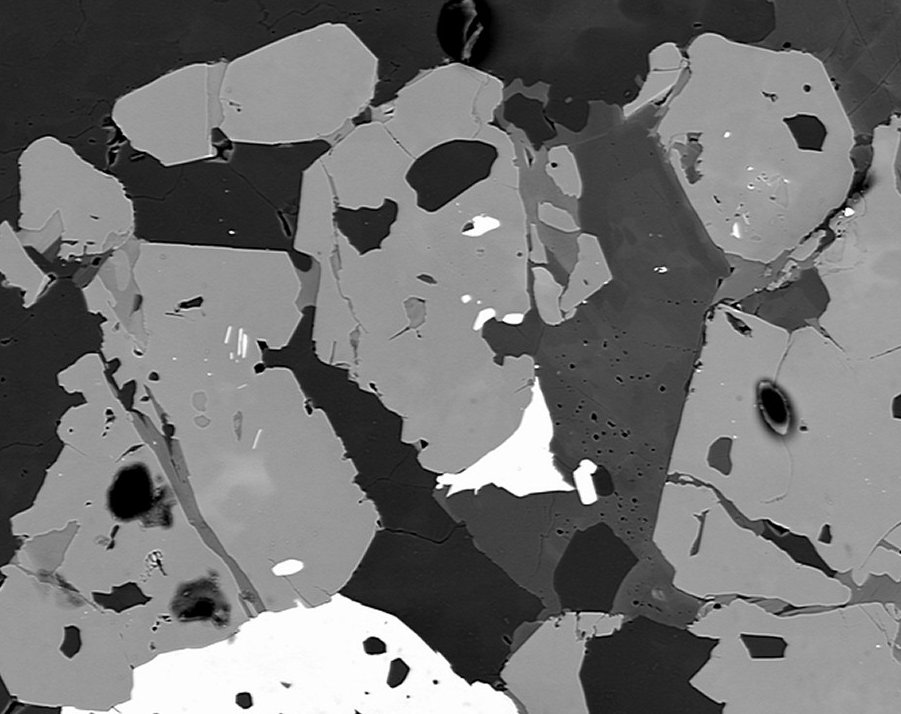
#> input picture BSE.jpg, 901 x 714 px
$ python 'Auto-segmentation using Multi-Otsu.py'
#> lines starting #> are read from the running program, lines starting #| are printed output that depends on the picture
# -*- coding: utf-8 -*-
"""
Created on Fri Jul 16 18:45:36 2021

@author: abc
"""

import matplotlib.pyplot as plt
import numpy as np

from skimage import data, io, img_as_ubyte
from skimage.filters import threshold_multiotsu

#Read an image
image = io.imread("BSE.jpg")
#> image is the input picture: shape (714, 901); min 0, max 255, mean 114.8

#show our image
plt.imshow(image, cmap="gray")

#Apply Multi-Otsu filter
thresholds = threshold_multiotsu(image, classes=5)
#> thresholds = [51, 90, 133, 202]

#Let's segment our thresholds into multiple classes using digitize function of numpy
regions = np.digitize(image, bins=thresholds)
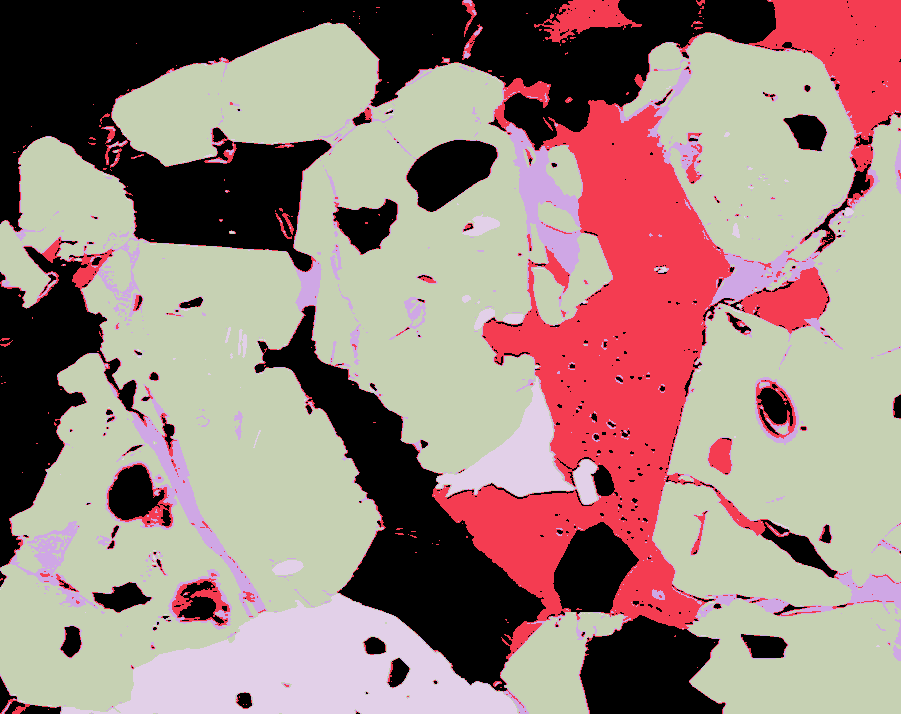
#> regions: shape (714, 901) int64; 5 distinct labels, from 0 to 4; one colour per label, 0 black

#Let's convert our image from int64 to int8
output = img_as_ubyte(regions)
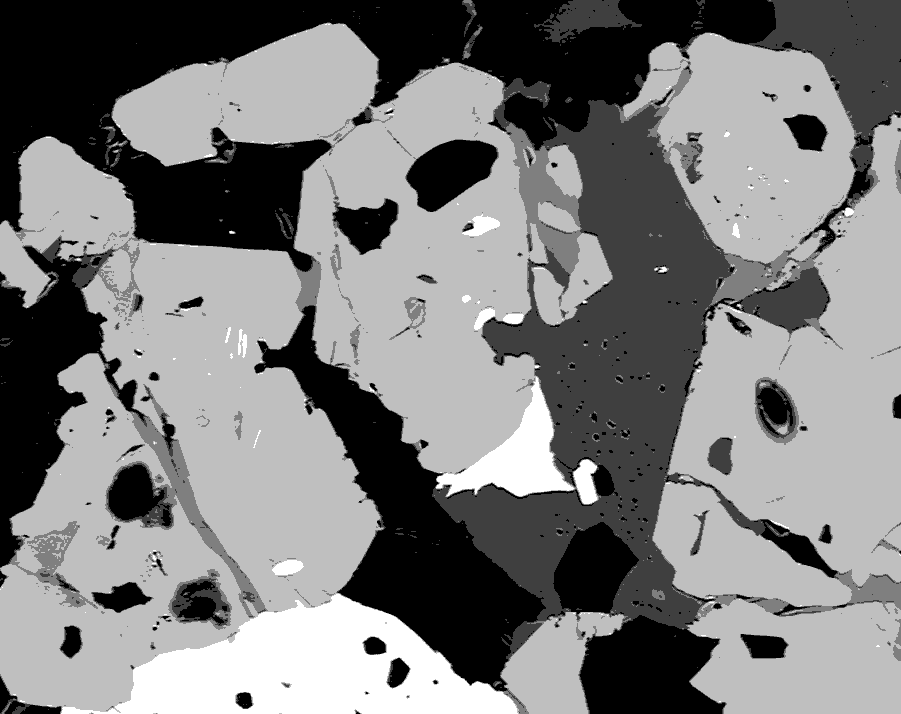
#> output: shape (714, 901); min 0, max 4, mean 1.96; drawn with min black and max white

#save our image
plt.imsave("Otsu_Segmented.jpg", output)
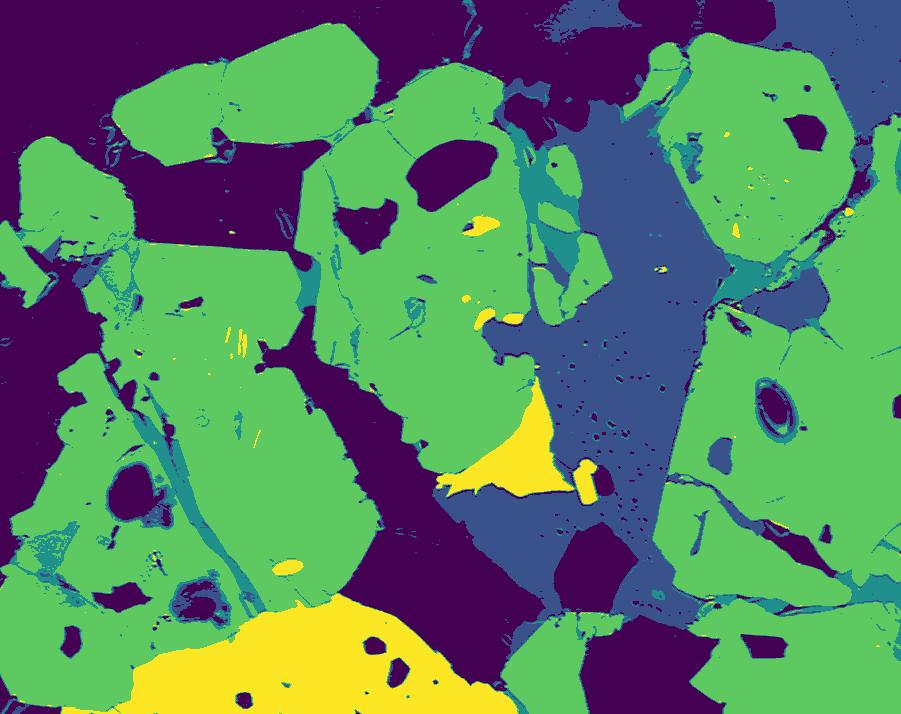
#> saved as Otsu_Segmented.jpg: shape (714, 901, 3); mean R, G, B 88, 131.6, 98.3

#Let's show and plot our images

#Let us look at the input image, thresholds on the histogram and final segmented
fig, ax = plt.subplots(nrows=1, ncols=3, figsize=(10, 3.5))

#Plotting the original image
ax[0].imshow(image, cmap="gray")
ax[0].set_title('Original')
ax[0].axis('off')

#Plotting the histogram and the two threshold obtained from mutli-Otsu
ax[1].hist(image.ravel(), bins=255)
ax[1].set_title("Histogram")
for thresh in thresholds:
    ax[1].axvline(thresh, color='r')
#> this loop made 4 passes
#> thresh on passes 1 to 4: 51, 90, 133, 202


#Plotting the Multi Otsu result
ax[2].imshow(regions, cmap='Accent')
ax[2].set_title('Multi-Otsu result')
ax[2].axis('off')

plt.subplots_adjust()

plt.show()
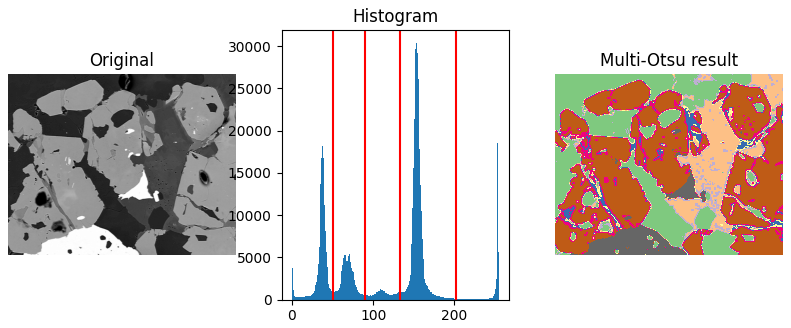
#> figure drawn by matplotlib, 3 panels; panel 2: tallest bar 30389 high, from x = 153 to 154
